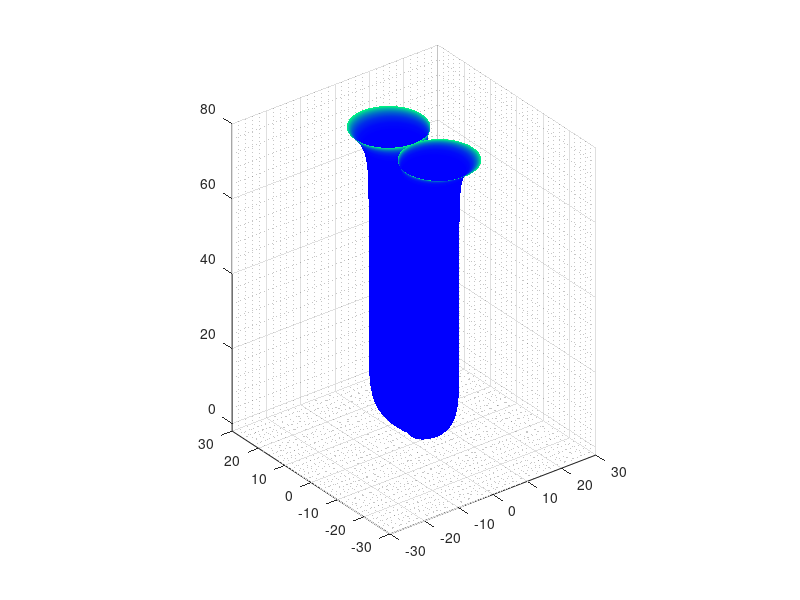

Write the MATLAB code that produced this figure.
%Crypt Fission 2
clear; close all; clc

% Discretize space 
N_u = 1e2;
u_north = linspace(0, pi, N_u);       
u_south = linspace(pi, 2*pi, N_u);   

N_v = 3e2;
v = linspace(0,78,N_v)';

% Create mesh grids
[U_mesh_n, V_mesh_n] = meshgrid(u_north, v);
[U_mesh_s, V_mesh_s] = meshgrid(u_south, v);

% Define radius function 
L = 78;
r_b = 41/2/pi;
r_t = 10/pi;   
a = 0.3;   
b = 0.15;
w = 5;
R_v = r_b*(1 - exp(-a * V_mesh_n)) + r_t * exp(a * (V_mesh_n - L));

for c = -10 : 90
    
    alpha = 0.5 * (1 + tanh((c - V_mesh_n)/w));
    beta_val = 1 + b * exp(-(c - V_mesh_n).^2 / w^2);
    bR = beta_val .* R_v;
    
    % North
    rn0_x = bR .* cos(U_mesh_n);
    rn0_y = bR .* sin(U_mesh_n);
    rn1_x = 2 * bR .* sin(U_mesh_n) .* cos(U_mesh_n);
    rn1_y = 2 * bR .* sin(U_mesh_n) .* sin(U_mesh_n);
    
    Dn_X = (1 - alpha) .* rn0_x + alpha .* rn1_x;
    Dn_Y = (1 - alpha) .* rn0_y + alpha .* rn1_y;
    Dn_Z = V_mesh_n;
    
    % South
    rs0_x = bR .* cos(U_mesh_s);
    rs0_y = bR .* sin(U_mesh_s);
    rs1_x = -2 * bR .* sin(U_mesh_s) .* cos(U_mesh_s);
    rs1_y = -2 * bR .* sin(U_mesh_s) .* sin(U_mesh_s);
    
    Ds_X = (1 - alpha) .* rs0_x + alpha .* rs1_x;
    Ds_Y = (1 - alpha) .* rs0_y + alpha .* rs1_y;
    Ds_Z = V_mesh_s;
    
    % Surface plot
    figure(1)
    surf(Dn_X, Dn_Y, Dn_Z, beta_val)
    hold on
    surf(Ds_X, Ds_Y, Ds_Z, beta_val)
    hold off
    
    shading interp
    grid on
    grid minor
    colormap winter
    axis equal
    xlim([-30 30])
    ylim([-30 30])
    zlim([-2 80])
    
    if c == -10
        pause(1)
    else
        drawnow
    end
end
